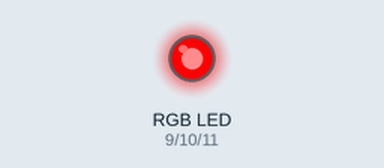
Simulated run of this sketch. Board: Arduino Uno, built with avr-gcc and run on an emulated ATmega328P. On the bench: an RGB LED mixed from three pins (HIGH = lit).

Above: at 0.5 s.
At 1.5 s:
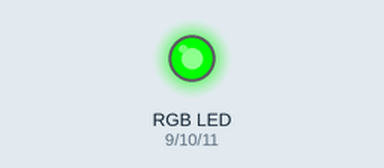
At 2.5 s:
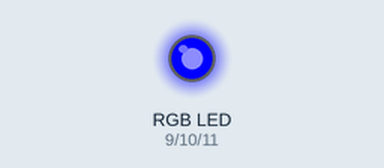
At 3.5 s:
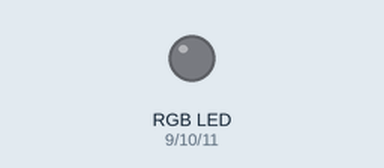
Timing chart, 0 to 5.2 s (numbered marks = the images above):
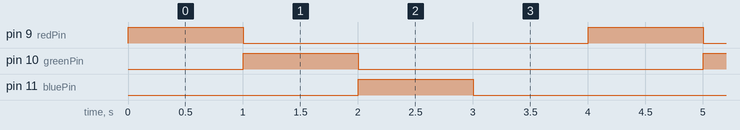

Measured:
- by itself, pin 9 (redPin), pin 10 (greenPin), pin 11 (bluePin): alternates HIGH for 1.0 s and LOW for 3.0 s
- by itself, everything shown: repeats every 4.0 s, in 4 steps

The sketch:

rgb.ino
```cpp
int redPin=9;
int greenPin=10;
int bluePin=11;

void setup() {
  pinMode (redPin, OUTPUT);
  pinMode (greenPin, OUTPUT);
  pinMode (bluePin, OUTPUT);
}

void loop() {
  digitalWrite(redPin,HIGH);
  digitalWrite(greenPin,LOW);
  digitalWrite(bluePin,LOW);
  delay(1000);

  digitalWrite(redPin, LOW);
  digitalWrite(greenPin, HIGH);
  digitalWrite(bluePin, LOW);
  delay(1000);


  digitalWrite(redPin, LOW);
  digitalWrite(greenPin, LOW);
  digitalWrite(bluePin, HIGH);
  delay(1000);


  digitalWrite(redPin, LOW);
  digitalWrite(greenPin, LOW);
  digitalWrite(bluePin, LOW);
  delay(1000);
}
```
